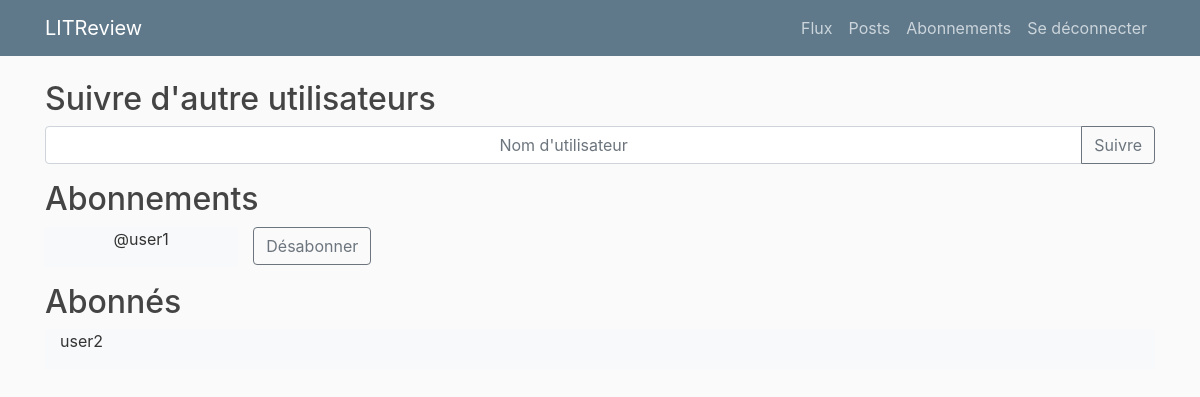
Page /subscribers/ (signed in) on the earlier database version.
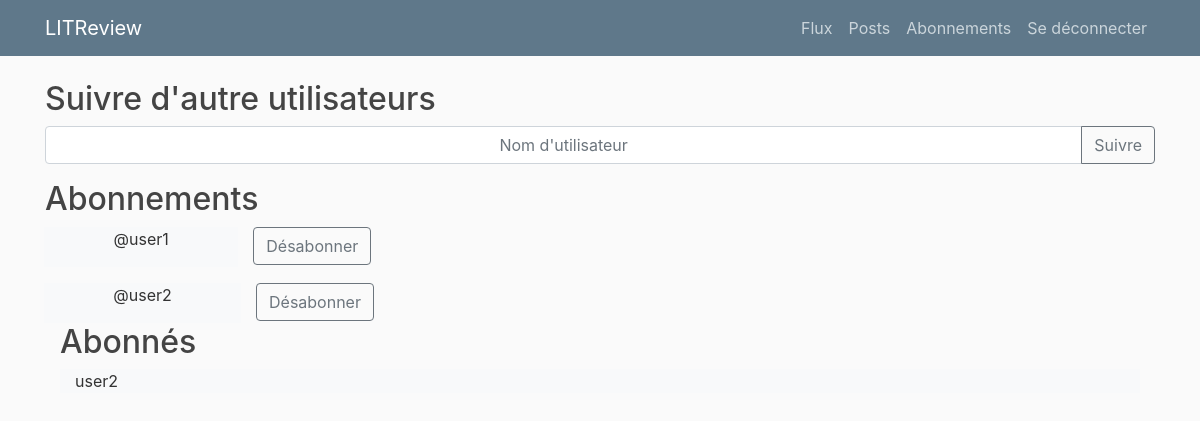
Same page on the later database version.
### accounts/models.py (models this page shows, shortened)
class UserFollows(models.Model):
    user = models.ForeignKey(
        to=settings.AUTH_USER_MODEL, on_delete=models.CASCADE, related_name="following"
    )
    followed_user = models.ForeignKey(
        to=settings.AUTH_USER_MODEL,
        on_delete=models.CASCADE,
        related_name="followed_by",
    )
    class Meta:
        unique_together = (
            "user",
            "followed_user",
        )

class CustomUser(AbstractUser):
    age = models.PositiveIntegerField(null=True, blank=True)

### pages/views.py (the view, shortened to what this page needs)
# urls.py: path("subscribers/", subscribers, name="subscribers"),
@login_required
def subscribers(request):
    followed_by = UserFollows.objects.filter(user=request.user)
    following = UserFollows.objects.filter(followed_user=request.user)
    context = {
        "followed_by": followed_by,
        "following": following
    }
    return render(request, "users/subscribers.html", context)

### templates/users/subscribers.html (shortened to what this page needs)
{% extends "base.html" %}
{% block content %}
<form method="post" class="form container">
    <div class="row">
        <h2> Suivre d'autre utilisateurs</h2>
        <div class="input-group mb-3">
            <input type="text" class="form-control" name="follow_user" placeholder="Nom d'utilisateur"
                style="text-align: center" aria-describedby="basic-addon2"">
            <div class=" input-group-append">
            <button class="btn btn-outline-secondary" value="Submit" type="submit">Suivre</button>
        </div>
    </div>
    <h2>Abonnements</h2>
    <div class="input-group mb-3">
        {% for user_followed in followed_by %}
        <div class="input-group-append">
            <div class="col-10 bg-light text-center">
                <p>@{{ user_followed.followed_user }}</p>
            </div>
            <div class="col-md-6">
                <a href="{% url 'unsubscribe' followed_by_id=user_followed.followed_user_id following_id=user_followed.user_id  %}"
                    onclick="return confirm(
                    'Êtes-vous sûr de supprimer cet abonnement ?');">
                    <button class="btn btn-outline-secondary" value="delete" type="button">Désabonner</button>
                </a>
            </div>
        </div>
    </div>
    {% endfor %}
    <h2>Abonnés</h2>
    {% for followers in following %}
    <div class="col-12 bg-light">
        <p>{{ followers.user }}</p>
    </div>
    {% endfor %}
</form>
{% endblock content %}

Differences in the rows shown:
added UserFollows: followed_user "user2", shown under "Abonnements"
